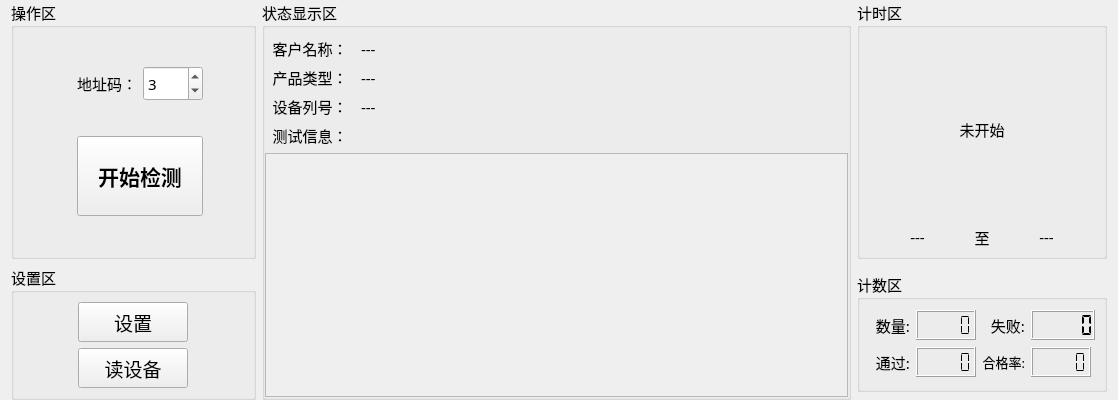
<?xml version="1.0" encoding="UTF-8"?>
<ui version="4.0">
 <class>Home_WorkWid</class>
 <widget class="QWidget" name="Home_WorkWid">
  <property name="geometry">
   <rect>
    <x>0</x>
    <y>0</y>
    <width>1118</width>
    <height>400</height>
   </rect>
  </property>
  <property name="maximumSize">
   <size>
    <width>16777215</width>
    <height>400</height>
   </size>
  </property>
  <property name="font">
   <font>
    <family>微软雅黑</family>
    <pointsize>11</pointsize>
   </font>
  </property>
  <property name="windowTitle">
   <string>Form</string>
  </property>
  <layout class="QGridLayout" name="gridLayout_4">
   <property name="topMargin">
    <number>0</number>
   </property>
   <property name="bottomMargin">
    <number>0</number>
   </property>
   <item row="0" column="0">
    <widget class="QGroupBox" name="groupBox_3">
     <property name="maximumSize">
      <size>
       <width>245</width>
       <height>16777215</height>
      </size>
     </property>
     <property name="title">
      <string>操作区</string>
     </property>
     <layout class="QGridLayout" name="gridLayout_3">
      <item row="0" column="2" colspan="3">
       <widget class="QSpinBox" name="addrSpin">
        <property name="minimumSize">
         <size>
          <width>60</width>
          <height>0</height>
         </size>
        </property>
        <property name="maximumSize">
         <size>
          <width>70</width>
          <height>35</height>
         </size>
        </property>
        <property name="maximum">
         <number>5</number>
        </property>
        <property name="value">
         <number>3</number>
        </property>
       </widget>
      </item>
      <item row="0" column="5">
       <spacer name="horizontalSpacer_2">
        <property name="orientation">
         <enum>Qt::Horizontal</enum>
        </property>
        <property name="sizeHint" stdset="0">
         <size>
          <width>40</width>
          <height>20</height>
         </size>
        </property>
       </spacer>
      </item>
      <item row="1" column="0">
       <spacer name="horizontalSpacer_4">
        <property name="orientation">
         <enum>Qt::Horizontal</enum>
        </property>
        <property name="sizeHint" stdset="0">
         <size>
          <width>54</width>
          <height>20</height>
         </size>
        </property>
       </spacer>
      </item>
      <item row="1" column="5">
       <spacer name="horizontalSpacer_3">
        <property name="orientation">
         <enum>Qt::Horizontal</enum>
        </property>
        <property name="sizeHint" stdset="0">
         <size>
          <width>40</width>
          <height>20</height>
         </size>
        </property>
       </spacer>
      </item>
      <item row="1" column="1" colspan="4">
       <widget class="QPushButton" name="startBtn">
        <property name="maximumSize">
         <size>
          <width>200</width>
          <height>80</height>
         </size>
        </property>
        <property name="font">
         <font>
          <family>微软雅黑</family>
          <pointsize>16</pointsize>
          <weight>75</weight>
          <bold>true</bold>
         </font>
        </property>
        <property name="text">
         <string>开始检测</string>
        </property>
       </widget>
      </item>
      <item row="0" column="1">
       <widget class="QLabel" name="label_9">
        <property name="minimumSize">
         <size>
          <width>0</width>
          <height>35</height>
         </size>
        </property>
        <property name="maximumSize">
         <size>
          <width>70</width>
          <height>35</height>
         </size>
        </property>
        <property name="text">
         <string>地址码：</string>
        </property>
        <property name="alignment">
         <set>Qt::AlignRight|Qt::AlignTrailing|Qt::AlignVCenter</set>
        </property>
       </widget>
      </item>
      <item row="0" column="0">
       <spacer name="horizontalSpacer">
        <property name="orientation">
         <enum>Qt::Horizontal</enum>
        </property>
        <property name="sizeHint" stdset="0">
         <size>
          <width>40</width>
          <height>20</height>
         </size>
        </property>
       </spacer>
      </item>
     </layout>
    </widget>
   </item>
   <item row="1" column="0">
    <widget class="QGroupBox" name="groupBox_4">
     <property name="title">
      <string>设置区</string>
     </property>
     <layout class="QGridLayout" name="gridLayout_5">
      <item row="1" column="0">
       <widget class="QPushButton" name="setBtn">
        <property name="minimumSize">
         <size>
          <width>0</width>
          <height>40</height>
         </size>
        </property>
        <property name="maximumSize">
         <size>
          <width>110</width>
          <height>16777215</height>
         </size>
        </property>
        <property name="font">
         <font>
          <pointsize>14</pointsize>
         </font>
        </property>
        <property name="text">
         <string>设置</string>
        </property>
       </widget>
      </item>
      <item row="2" column="0">
       <widget class="QPushButton" name="setBtn_3">
        <property name="minimumSize">
         <size>
          <width>0</width>
          <height>40</height>
         </size>
        </property>
        <property name="maximumSize">
         <size>
          <width>110</width>
          <height>16777215</height>
         </size>
        </property>
        <property name="font">
         <font>
          <pointsize>14</pointsize>
         </font>
        </property>
        <property name="text">
         <string>读设备</string>
        </property>
       </widget>
      </item>
     </layout>
    </widget>
   </item>
   <item row="0" column="1" rowspan="2">
    <widget class="QGroupBox" name="groupBox">
     <property name="title">
      <string>状态显示区</string>
     </property>
     <layout class="QGridLayout" name="gridLayout_6">
      <property name="leftMargin">
       <number>0</number>
      </property>
      <property name="rightMargin">
       <number>0</number>
      </property>
      <property name="bottomMargin">
       <number>0</number>
      </property>
      <item row="0" column="0">
       <widget class="QLabel" name="label_10">
        <property name="minimumSize">
         <size>
          <width>0</width>
          <height>20</height>
         </size>
        </property>
        <property name="maximumSize">
         <size>
          <width>90</width>
          <height>30</height>
         </size>
        </property>
        <property name="text">
         <string>客户名称：</string>
        </property>
        <property name="alignment">
         <set>Qt::AlignCenter</set>
        </property>
       </widget>
      </item>
      <item row="0" column="1">
       <widget class="QLabel" name="label_17">
        <property name="minimumSize">
         <size>
          <width>0</width>
          <height>20</height>
         </size>
        </property>
        <property name="text">
         <string>---</string>
        </property>
       </widget>
      </item>
      <item row="1" column="0">
       <widget class="QLabel" name="label_13">
        <property name="minimumSize">
         <size>
          <width>0</width>
          <height>20</height>
         </size>
        </property>
        <property name="maximumSize">
         <size>
          <width>90</width>
          <height>30</height>
         </size>
        </property>
        <property name="text">
         <string>产品类型：</string>
        </property>
        <property name="alignment">
         <set>Qt::AlignCenter</set>
        </property>
       </widget>
      </item>
      <item row="1" column="1">
       <widget class="QLabel" name="label_12">
        <property name="minimumSize">
         <size>
          <width>0</width>
          <height>20</height>
         </size>
        </property>
        <property name="text">
         <string>---</string>
        </property>
       </widget>
      </item>
      <item row="2" column="0">
       <widget class="QLabel" name="label_15">
        <property name="minimumSize">
         <size>
          <width>0</width>
          <height>20</height>
         </size>
        </property>
        <property name="maximumSize">
         <size>
          <width>90</width>
          <height>30</height>
         </size>
        </property>
        <property name="text">
         <string>设备列号：</string>
        </property>
        <property name="alignment">
         <set>Qt::AlignCenter</set>
        </property>
       </widget>
      </item>
      <item row="2" column="1">
       <widget class="QLabel" name="label_14">
        <property name="minimumSize">
         <size>
          <width>0</width>
          <height>20</height>
         </size>
        </property>
        <property name="text">
         <string>---</string>
        </property>
       </widget>
      </item>
      <item row="3" column="0">
       <widget class="QLabel" name="label_16">
        <property name="minimumSize">
         <size>
          <width>0</width>
          <height>20</height>
         </size>
        </property>
        <property name="maximumSize">
         <size>
          <width>90</width>
          <height>30</height>
         </size>
        </property>
        <property name="text">
         <string>测试信息：</string>
        </property>
        <property name="alignment">
         <set>Qt::AlignCenter</set>
        </property>
       </widget>
      </item>
      <item row="4" column="0" colspan="2">
       <widget class="QTextEdit" name="textEdit">
        <property name="enabled">
         <bool>false</bool>
        </property>
       </widget>
      </item>
     </layout>
    </widget>
   </item>
   <item row="0" column="2">
    <widget class="QGroupBox" name="groupBox_1">
     <property name="maximumSize">
      <size>
       <width>260</width>
       <height>260</height>
      </size>
     </property>
     <property name="title">
      <string>计时区</string>
     </property>
     <layout class="QGridLayout" name="gridLayout">
      <property name="topMargin">
       <number>10</number>
      </property>
      <item row="0" column="0" colspan="3">
       <widget class="QLabel" name="timeLab">
        <property name="text">
         <string>未开始</string>
        </property>
        <property name="alignment">
         <set>Qt::AlignCenter</set>
        </property>
       </widget>
      </item>
      <item row="1" column="0">
       <widget class="QLabel" name="label_2">
        <property name="maximumSize">
         <size>
          <width>16777215</width>
          <height>20</height>
         </size>
        </property>
        <property name="text">
         <string>---</string>
        </property>
        <property name="alignment">
         <set>Qt::AlignCenter</set>
        </property>
       </widget>
      </item>
      <item row="1" column="1">
       <widget class="QLabel" name="label_3">
        <property name="maximumSize">
         <size>
          <width>20</width>
          <height>20</height>
         </size>
        </property>
        <property name="text">
         <string>至</string>
        </property>
        <property name="alignment">
         <set>Qt::AlignCenter</set>
        </property>
       </widget>
      </item>
      <item row="1" column="2">
       <widget class="QLabel" name="label_4">
        <property name="maximumSize">
         <size>
          <width>16777215</width>
          <height>20</height>
         </size>
        </property>
        <property name="text">
         <string>---</string>
        </property>
        <property name="alignment">
         <set>Qt::AlignCenter</set>
        </property>
       </widget>
      </item>
     </layout>
    </widget>
   </item>
   <item row="1" column="2">
    <widget class="QGroupBox" name="groupBox_2">
     <property name="maximumSize">
      <size>
       <width>250</width>
       <height>120</height>
      </size>
     </property>
     <property name="title">
      <string>计数区</string>
     </property>
     <layout class="QGridLayout" name="gridLayout_2">
      <item row="0" column="0">
       <widget class="QLabel" name="label_5">
        <property name="maximumSize">
         <size>
          <width>45</width>
          <height>30</height>
         </size>
        </property>
        <property name="text">
         <string>数量:</string>
        </property>
        <property name="alignment">
         <set>Qt::AlignRight|Qt::AlignTrailing|Qt::AlignVCenter</set>
        </property>
       </widget>
      </item>
      <item row="0" column="1">
       <widget class="QLCDNumber" name="lcdNumber_3">
        <property name="maximumSize">
         <size>
          <width>60</width>
          <height>30</height>
         </size>
        </property>
        <property name="digitCount">
         <number>5</number>
        </property>
        <property name="segmentStyle">
         <enum>QLCDNumber::Flat</enum>
        </property>
       </widget>
      </item>
      <item row="0" column="2">
       <widget class="QLabel" name="label_7">
        <property name="maximumSize">
         <size>
          <width>45</width>
          <height>30</height>
         </size>
        </property>
        <property name="text">
         <string>失败:</string>
        </property>
        <property name="alignment">
         <set>Qt::AlignRight|Qt::AlignTrailing|Qt::AlignVCenter</set>
        </property>
       </widget>
      </item>
      <item row="0" column="3">
       <widget class="QLCDNumber" name="lcdNumber">
        <property name="maximumSize">
         <size>
          <width>70</width>
          <height>35</height>
         </size>
        </property>
        <property name="digitCount">
         <number>5</number>
        </property>
        <property name="segmentStyle">
         <enum>QLCDNumber::Flat</enum>
        </property>
        <property name="value" stdset="0">
         <double>0.000000000000000</double>
        </property>
        <property name="intValue" stdset="0">
         <number>0</number>
        </property>
       </widget>
      </item>
      <item row="1" column="0">
       <widget class="QLabel" name="label_6">
        <property name="maximumSize">
         <size>
          <width>45</width>
          <height>30</height>
         </size>
        </property>
        <property name="text">
         <string>通过:</string>
        </property>
        <property name="alignment">
         <set>Qt::AlignRight|Qt::AlignTrailing|Qt::AlignVCenter</set>
        </property>
       </widget>
      </item>
      <item row="1" column="1">
       <widget class="QLCDNumber" name="lcdNumber_2">
        <property name="maximumSize">
         <size>
          <width>60</width>
          <height>30</height>
         </size>
        </property>
        <property name="digitCount">
         <number>5</number>
        </property>
        <property name="segmentStyle">
         <enum>QLCDNumber::Flat</enum>
        </property>
        <property name="intValue" stdset="0">
         <number>0</number>
        </property>
       </widget>
      </item>
      <item row="1" column="2">
       <widget class="QLabel" name="label_8">
        <property name="maximumSize">
         <size>
          <width>60</width>
          <height>30</height>
         </size>
        </property>
        <property name="font">
         <font>
          <family>微软雅黑</family>
          <pointsize>10</pointsize>
         </font>
        </property>
        <property name="text">
         <string>合格率:</string>
        </property>
        <property name="alignment">
         <set>Qt::AlignRight|Qt::AlignTrailing|Qt::AlignVCenter</set>
        </property>
       </widget>
      </item>
      <item row="1" column="3">
       <widget class="QLCDNumber" name="lcdNumber_4">
        <property name="maximumSize">
         <size>
          <width>60</width>
          <height>30</height>
         </size>
        </property>
        <property name="digitCount">
         <number>5</number>
        </property>
        <property name="segmentStyle">
         <enum>QLCDNumber::Flat</enum>
        </property>
       </widget>
      </item>
     </layout>
    </widget>
   </item>
  </layout>
 </widget>
 <resources/>
 <connections/>
</ui>
